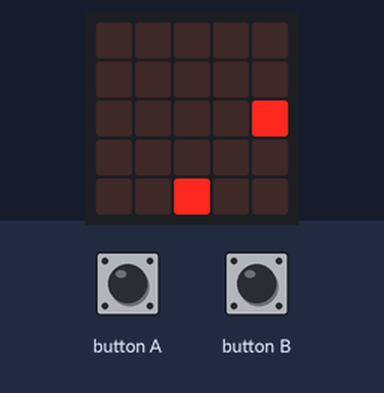
This program was run on a simulated BBC micro:bit (MakeCode). Parts: the board's 5×5 LED display. The test bench sets the inputs (shaded band). Random numbers come from a fixed seed; the short countdown, score and lost-life animations are approximate.

Above: at 1.6 s.
1.7 s: button A pressed for 0.15 s
At 3.2 s:
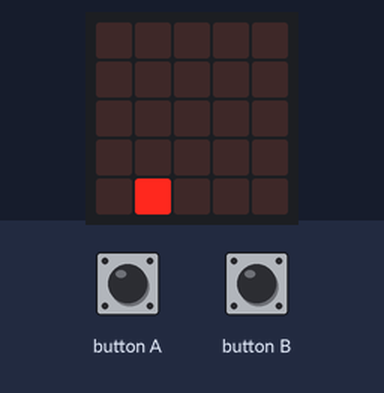
4.8 s: button B pressed for 0.15 s
At 5.3 s:
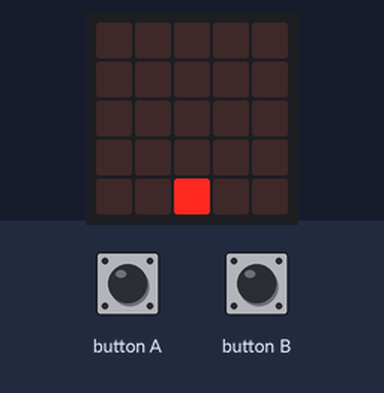
5.5 s: button A pressed for 0.15 s
At 5.77 s:
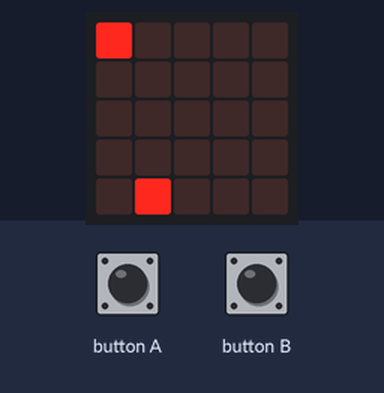
6.2 s: button B pressed for 0.15 s
At 6.57 s:
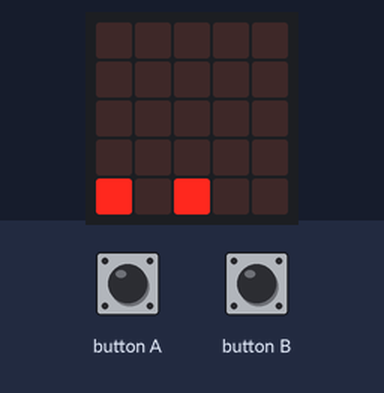
6.9 s: button A pressed for 0.15 s
At 7.4 s:
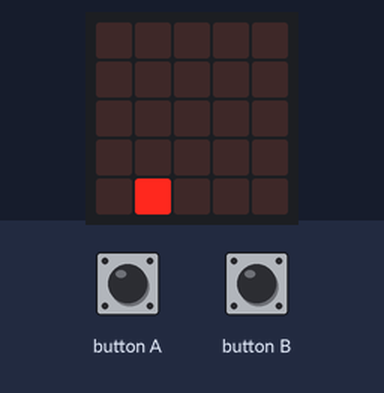
7.6 s: button B pressed for 0.15 s
At 8.04 s:
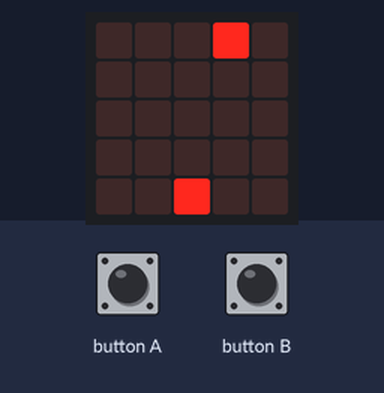
Timing chart, 0 to 10.6 s (numbered marks = the images above; inputs shaded):
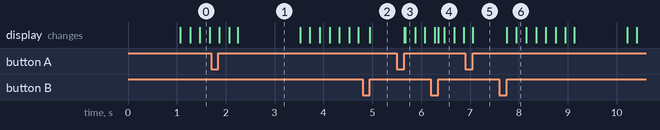

The program:

main.ts
```typescript
input.onButtonPressed(Button.A, function () {
    jokalaria.move(-1)
})
input.onButtonPressed(Button.B, function () {
    jokalaria.move(1)
})
let meteoritoa: game.LedSprite = null
let jokalaria: game.LedSprite = null
jokalaria = game.createSprite(2, 4)
basic.forever(function () {
    basic.pause(randint(1000, 1500))
    meteoritoa = game.createSprite(randint(0, 4), 0)
    for (let index = 0; index < 4; index++) {
        basic.pause(200)
        meteoritoa.change(LedSpriteProperty.Y, 1)
    }
    if (meteoritoa.isTouching(jokalaria)) {
        game.gameOver()
    }
    basic.pause(200)
    if (meteoritoa.isTouchingEdge()) {
        game.addScore(1)
        meteoritoa.delete()
    }
})
```

test.ts
```typescript
// aquí va el archivo "tests"; esto no se compilará cuando este paquete se utilice como una extensión.
```

Measured:
- after the input at 4.8 s, the display: changes after 0.15 s (image 2)
- after the input at 6.9 s, the display: changes after 0.15 s (image 5)
- what the display in image 1 shows lasts 1.3 s, from 2.2 s to 3.5 s
